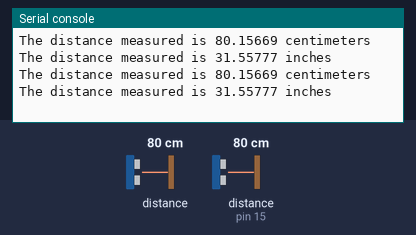
The program below on a simulated MicroPython board. Parts: the last lines printed to the serial console. The test bench sets the inputs (shaded band); at power-on: distance to the obstacle (sensor on pin 15) 80 cm, distance to the obstacle 80 cm. The echo pulse lasts 58.3 µs per cm; library files of the repository ran but are not shown: __init__.py.

Above: at 1.2 s.
1.3 s: distance to the obstacle (sensor on pin 15) set to 2 cm
At 2.6 s:
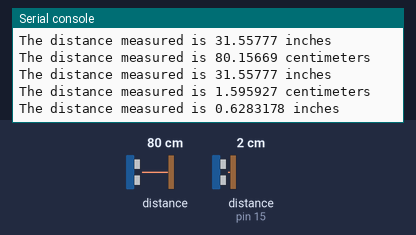
2.8 s: distance to the obstacle (sensor on pin 15) set to 4 cm
At 3.8 s:
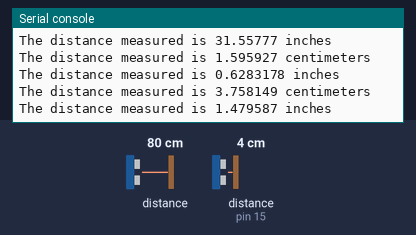
Timing chart, 0 to 5.8 s (numbered marks = the images above; inputs shaded):
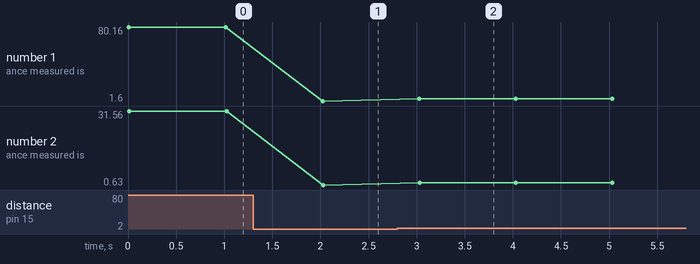

The program:

test.py
```python
from robot_code import ultrasonic_sensor as us
from utime import sleep_ms

if __name__ == '__main__':
    while True:
        distance = (us.Find_Distance().ping_cm())
        print(f'The distance measured is {distance} centimeters')
        distance = (us.Find_Distance().ping_in())
        print(f'The distance measured is {distance} inches')
        sleep_ms(1000)
```

ultrasonic_sensor.py
```python
__version__ = '0.0.2'
__author__ = 'Jeremiah Nelson'
__license__ = 'MIT License. https://www.mit.edu/~amini/LICENSE.md'

from machine import Pin
from utime import sleep_us, ticks_us

class Find_Distance():
    def __init__(self, trigger_pin = 14, echo_pin = 15, off_time = 4, on_time = 10, max_wait = 200000):
        # Initialize Sensor
        self.__echo_pin = Pin(echo_pin, Pin.IN)
        self.__trigger_pin = Pin(trigger_pin, Pin.OUT)
        self.__off_time = off_time
        self.__on_time = on_time
        self.__max_wait = max_wait

    ''' In order to calculate distance, we need to know how much time it takes for the ultrasonic
        soundwave to traverse from the sensor to the obstruction and back'''
    def ping(self):
        reset = True
        echo = 0
        while reset == True:
            echo = 0.0
            # time is in microseconds
            self.__trigger_pin.low() # Ensure the the trigger pin is low then wait n microseconds
            sleep_us(self.__off_time)
            self.__trigger_pin.high() # Set the trigger pin to high then wait n microseconds
            sleep_us(self.__on_time)
            self.__trigger_pin.low() # Set trigger pin to low

            # Acquire new ultrasonic burst time
            burst_off = 0
            burst_on = 0
            # Get the start time
            delay_timer = ticks_us() + self.__max_wait
            while self.__echo_pin.value() == 0:
                if burst_off > delay_timer:
                    sleep_us(100)
                    reset = True
                    break
                else:
                    burst_off = ticks_us()
                    reset = False
            # Get the received time
            if reset == False:
                delay_timer = ticks_us() + self.__max_wait
                while self.__echo_pin.value() == 1:
                    burst_on = ticks_us()
                    if burst_on > delay_timer:
                        sleep_us(100)
                        reset = True
                        break
                    else:
                        reset = False
                echo = float(burst_on - burst_off)
                if echo < 0: # If negative then reset
                    reset = True
        # Return the round trip time in microseconds
        return echo

    ''' The speed of sound in dry air at 20 °C is 343.21 m/s or 34321 cm/s or 0.034321 cm/µs
        To calculate the distance we can take the time elapsed and divide by 2 to account for the round trip '''
    def ping_cm(self):
        # Calculate the distance in centimeters
        distance = (self.ping() * 0.034321) / 2
        return distance

    ''' The speed of sound is 1126.01 f/s or 13512.21 in/s or 0.01351221 in/µs
        To calculate the distance we can take the time elapsed and divide by 2 to account for the round trip'''
    def ping_in(self):
        # Calculate the distance in inches
        distance = (self.ping() * 0.01351221) / 2
        return distance

    def ping_cm_median(self, samples = 10):
        # Calculate the median distance in centimeters within a given range
        distance = []
        for _ in range(samples):
            dist = (self.ping() * 0.034321) / 2
            distance.append(dist)
        return self.median(distance)

    def ping_in_median(self, samples = 10):
        # Calculate the median distance in centimeters within a given range
        distance = []
        for _ in range(samples):
            dist = (self.ping() * 0.01351221) / 2
            distance.append(dist)
        return self.median(distance)

    def median(self, distance_list):
        n = len(distance_list)
        distance_list.sort()
        if n % 2 == 0:
            median1 = distance_list[n//2]
            median2 = distance_list[n//2 - 1]
            median = (median1 + median2)/2
        else:
            median = distance_list[n//2]
        return median

if __name__ == '__main__':
    from utime import sleep_ms
    while True:
        # print(f'The distance measured is {Find_Distance().ping_cm()} centimeters')
        # print(f'The distance measured is {Find_Distance().ping_in()} inches')
        print(f'The distance measured is {Find_Distance().ping_cm_median()} centimeters median')
        # print(f'The distance measured is {Find_Distance().ping_in_median()} inches median')
        # sleep_ms(500)
```

Measured:
- after the input at 1.3 s, the serial console: prints a new line after 0.73 s (image 1)
- after the input at 2.8 s, the serial console: prints a new line after 0.23 s (image 2)
- plotted number 1: 80.16 → 1.6 after the input at 1.3 s, 1.6 → 3.76 after the input at 2.8 s
- plotted number 2: 31.56 → 0.63 after the input at 1.3 s, 0.63 → 1.48 after the input at 2.8 s
